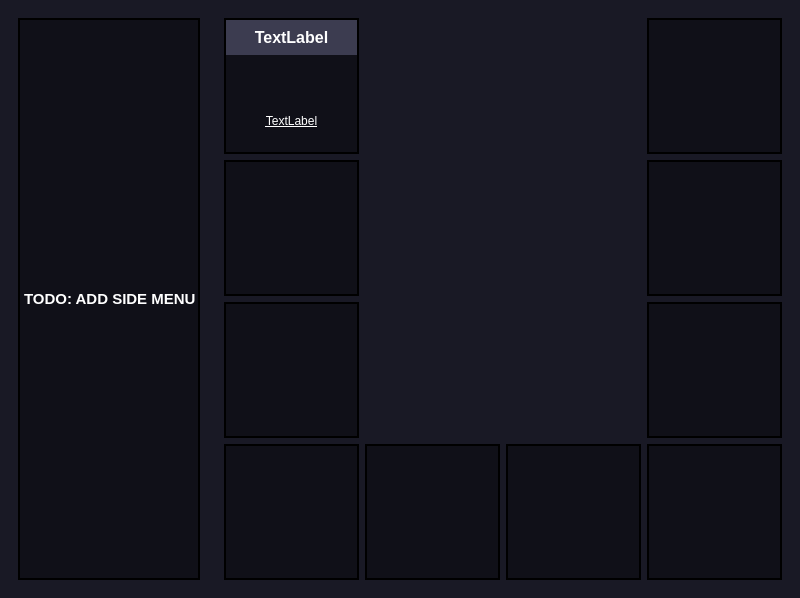
<?xml version="1.0" encoding="UTF-8"?>
<ui version="4.0">
 <class>MainWindow</class>
 <widget class="QMainWindow" name="MainWindow">
  <property name="geometry">
   <rect>
    <x>0</x>
    <y>0</y>
    <width>800</width>
    <height>598</height>
   </rect>
  </property>
  <property name="windowTitle">
   <string>MainWindow</string>
  </property>
  <property name="styleSheet">
   <string notr="true">* {
	color: #FFFFFF;
	border: none;
}
#centralwidget {
	background-color: #191925;
}
QFrame {
	border: 2px solid #000;
	background-color: #101018;
}
#key{
	color: white;
	background-color: #3c3c50;
	border: none;
}
#value{
	border: none;
	text-decoration: underline;
}</string>
  </property>
  <widget class="QWidget" name="centralwidget">
   <layout class="QHBoxLayout" name="horizontalLayout">
    <item>
     <widget class="QWidget" name="sideMenu" native="true">
      <property name="maximumSize">
       <size>
        <width>200</width>
        <height>16777215</height>
       </size>
      </property>
      <layout class="QVBoxLayout" name="verticalLayout">
       <item>
        <widget class="QLabel" name="label">
         <property name="maximumSize">
          <size>
           <width>16777215</width>
           <height>16777215</height>
          </size>
         </property>
         <property name="font">
          <font>
           <pointsize>11</pointsize>
           <weight>75</weight>
           <bold>true</bold>
          </font>
         </property>
         <property name="text">
          <string>TODO: ADD SIDE MENU</string>
         </property>
        </widget>
       </item>
      </layout>
     </widget>
    </item>
    <item>
     <widget class="QWidget" name="mainMenu" native="true">
      <layout class="QGridLayout" name="gridLayout">
       <item row="2" column="3">
        <widget class="QFrame" name="frame_12">
         <property name="frameShape">
          <enum>QFrame::StyledPanel</enum>
         </property>
         <property name="frameShadow">
          <enum>QFrame::Raised</enum>
         </property>
        </widget>
       </item>
       <item row="3" column="0">
        <widget class="QFrame" name="frame_13">
         <property name="frameShape">
          <enum>QFrame::StyledPanel</enum>
         </property>
         <property name="frameShadow">
          <enum>QFrame::Raised</enum>
         </property>
        </widget>
       </item>
       <item row="3" column="2">
        <widget class="QFrame" name="frame_15">
         <property name="frameShape">
          <enum>QFrame::StyledPanel</enum>
         </property>
         <property name="frameShadow">
          <enum>QFrame::Raised</enum>
         </property>
        </widget>
       </item>
       <item row="3" column="3">
        <widget class="QFrame" name="frame_16">
         <property name="frameShape">
          <enum>QFrame::StyledPanel</enum>
         </property>
         <property name="frameShadow">
          <enum>QFrame::Raised</enum>
         </property>
        </widget>
       </item>
       <item row="3" column="1">
        <widget class="QFrame" name="frame_14">
         <property name="frameShape">
          <enum>QFrame::StyledPanel</enum>
         </property>
         <property name="frameShadow">
          <enum>QFrame::Raised</enum>
         </property>
        </widget>
       </item>
       <item row="0" column="3">
        <widget class="QFrame" name="frame_4">
         <property name="frameShape">
          <enum>QFrame::StyledPanel</enum>
         </property>
         <property name="frameShadow">
          <enum>QFrame::Raised</enum>
         </property>
        </widget>
       </item>
       <item row="1" column="3">
        <widget class="QFrame" name="frame_8">
         <property name="frameShape">
          <enum>QFrame::StyledPanel</enum>
         </property>
         <property name="frameShadow">
          <enum>QFrame::Raised</enum>
         </property>
        </widget>
       </item>
       <item row="0" column="0">
        <widget class="QFrame" name="frame">
         <property name="frameShape">
          <enum>QFrame::StyledPanel</enum>
         </property>
         <property name="frameShadow">
          <enum>QFrame::Raised</enum>
         </property>
         <layout class="QVBoxLayout" name="verticalLayout_2">
          <property name="spacing">
           <number>6</number>
          </property>
          <property name="leftMargin">
           <number>0</number>
          </property>
          <property name="topMargin">
           <number>0</number>
          </property>
          <property name="rightMargin">
           <number>0</number>
          </property>
          <property name="bottomMargin">
           <number>0</number>
          </property>
          <item alignment="Qt::AlignTop">
           <widget class="QLabel" name="key">
            <property name="minimumSize">
             <size>
              <width>0</width>
              <height>35</height>
             </size>
            </property>
            <property name="font">
             <font>
              <pointsize>12</pointsize>
              <weight>75</weight>
              <bold>true</bold>
             </font>
            </property>
            <property name="autoFillBackground">
             <bool>false</bool>
            </property>
            <property name="text">
             <string>TextLabel</string>
            </property>
            <property name="textFormat">
             <enum>Qt::AutoText</enum>
            </property>
            <property name="alignment">
             <set>Qt::AlignCenter</set>
            </property>
           </widget>
          </item>
          <item>
           <widget class="QLabel" name="value">
            <property name="font">
             <font>
              <underline>true</underline>
             </font>
            </property>
            <property name="text">
             <string>TextLabel</string>
            </property>
            <property name="alignment">
             <set>Qt::AlignCenter</set>
            </property>
           </widget>
          </item>
         </layout>
        </widget>
       </item>
       <item row="2" column="0">
        <widget class="QFrame" name="frame_9">
         <property name="frameShape">
          <enum>QFrame::StyledPanel</enum>
         </property>
         <property name="frameShadow">
          <enum>QFrame::Raised</enum>
         </property>
        </widget>
       </item>
       <item row="1" column="0">
        <widget class="QFrame" name="frame_5">
         <property name="frameShape">
          <enum>QFrame::StyledPanel</enum>
         </property>
         <property name="frameShadow">
          <enum>QFrame::Raised</enum>
         </property>
        </widget>
       </item>
      </layout>
     </widget>
    </item>
   </layout>
  </widget>
 </widget>
 <resources/>
 <connections/>
</ui>
